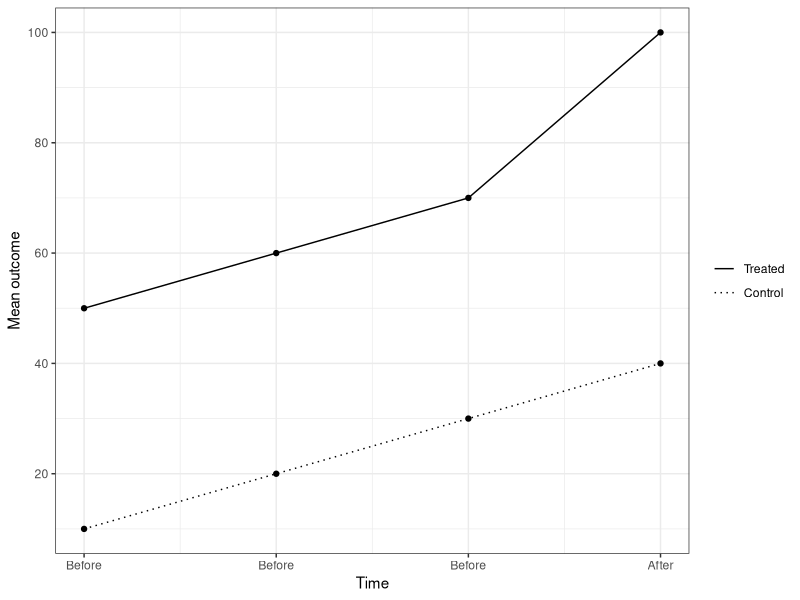

The R script that drew this image: (Note: this script raises an error after producing the figure.)
setwd(dirname(rstudioapi::getActiveDocumentContext()$path))

library(dplyr)
library(tidyverse)
library(magrittr)
library(pbapply)
library(parallel)
library(haven)

DID_data <- data.frame(mean_outcome = c(NA, NA, 70, 80,
                                        50, 60, 70, 100,
                                        10, 20, 30, 40),
                       Treatment = rep(x = c("Treated counterfactual trend", "Treated", "Control"), each = 4),
                       Period = rep(x = c(-1, 0, 1, 2), times = 3))
DID_data$Treatment <- factor(x =DID_data$Treatment,
                             levels = c("Treated", "Control", "Treated counterfactual trend"))

DID_plot <- ggplot(data = filter(.data = DID_data,
                                 Treatment != "Treated counterfactual trend"),
                      mapping = aes(x = Period,
                                    y = mean_outcome,
                                    group = Treatment)) +
  geom_point(data = subset(x = DID_data,
                           subset = Treatment %in% c("Treated",
                                                     "Control"))) +
  geom_line(mapping = aes(linetype = Treatment)) +
  scale_linetype_manual(values = c("solid", "dotted")) +
  xlab("Time") +
  ylab("Mean outcome") +
  scale_x_continuous(breaks = -1:2, labels = c("Before", "Before", "Before", "After")) +
  scale_y_continuous(breaks = c(0, 20, 40, 60, 80, 100)) +
  theme_bw() +
  theme(plot.title = element_text(hjust = 0.5),
        legend.title = element_blank(),
        legend.position = "right")

ggsave(plot = DID_pt_plot,
       file = "DID_pt_plot.pdf",
       width = 6,
       height = 4,
       units = "in",
       dpi = 600)

DID_pt_plot <- ggplot(data = DID_data,
                       mapping = aes(x = Period,
                                     y = mean_outcome,
                                     group = Treatment)) +
  geom_point(data = subset(x = DID_data,
                           subset = Treatment %in% c("Treated",
                                                     "Control"))) +
  geom_line(mapping = aes(linetype = Treatment)) +
  scale_linetype_manual(values = c("solid", "dotted", "dashed")) +
  xlab("Time") +
  ylab("Mean outcome") +
  scale_x_continuous(breaks = -1:2, labels = c("Before", "Before", "Before", "After")) +
  scale_y_continuous(breaks = c(0, 20, 40, 60, 80, 100)) +
  theme_bw() +
  theme(plot.title = element_text(hjust = 0.5),
        legend.title = element_blank(),
        legend.position = "right")

ggsave(plot = DID_pt_plot,
       file = "DID_pt_plot.pdf",
       width = 6,
       height = 4,
       units = "in",
       dpi = 600)


ATT <- exp(4) - exp(3.75)
round(x = ATT, digits = 2)
DID_est <- exp(4) - exp(3.5) - (exp(.76) - exp(.51))
round(x = DID_est, digits = 2)
ATT - DID_est


standard_scale_DID_data <- data.frame(mean_outcome = c(NA, NA, exp(3.5), exp(3.75),
                                                       exp(3), exp(3.25), exp(3.5), exp(4),
                                                       exp(.1), exp(.26), exp(.51), exp(.76)),
                                       Treatment = rep(x = c("Treated counterfactual trend", "Treated", "Control"), each = 4),
                                       Period = rep(x = c(-1, 0, 1, 2), times = 3))
standard_scale_DID_data$Treatment <- factor(x = standard_scale_DID_data$Treatment,
                                            levels = c("Treated", "Control", "Treated counterfactual trend"))

standard_scale_DID_plot <- ggplot(data = standard_scale_DID_data,
                             mapping = aes(x = Period,
                                           y = mean_outcome,
                                           group = Treatment)) +
  geom_point(data = subset(x = standard_scale_DID_data,
                           subset = Treatment %in% c("Treated",
                                                     "Control"))) +
  geom_line(mapping = aes(linetype = Treatment)) +
  scale_linetype_manual(values = c("solid", "dotted", "dashed")) +
  xlab("Time") +
  ylab("Mean outcome") +
  scale_x_continuous(breaks = -1:2, labels = c("Before", "Before", "Before", "After")) +
  scale_y_continuous(breaks = c(0, 20, 40, 60)) +
  theme_bw() +
  ggtitle(label = "Standard scale") +
  theme(plot.title = element_text(hjust = 0.5),
        legend.title = element_blank(),
        legend.position = "right")

#ggsave(plot = standard_scale_DID_plot,
#       file = "standard_scale_DID_plot.pdf",
#       width = 6,
#       height = 4,
#       units = "in",
#       dpi = 600)

log_scale_ATT <- log(exp(4)) - log(exp(3.75))
round(x = log_scale_ATT, digits = 2)
log_scale_DID_est <- log(exp(4)) - log(exp(3.5)) - (log(exp(.76)) - log(exp(.51)))
round(x = log_scale_DID_est, digits = 2)
log_scale_ATT - log_scale_DID_est

log_scale_DID_data <- data.frame(mean_outcome = c(NA, NA, log(exp(3.5)), log(exp(3.75)),
                                                  log(exp(3)), log(exp(3.25)), log(exp(3.5)), log(exp(4)),
                                                  log(exp(.1)), log(exp(.26)), log(exp(.51)), log(exp(.76))),
                                 Treatment = rep(x = c("Treated counterfactual trend", "Treated", "Control"), each = 4),
                                 Period = rep(x = c(-1, 0, 1, 2), times = 3))
log_scale_DID_data$Treatment <- factor(x = log_scale_DID_data$Treatment,
                                       levels = c("Treated", "Control", "Treated counterfactual trend"))

log_scale_DID_plot <- ggplot(data = log_scale_DID_data,
                             mapping = aes(x = Period,
                                           y = mean_outcome,
                                           group = Treatment)) +
  geom_point(data = subset(x = log_scale_DID_data,
                           subset = Treatment %in% c("Treated",
                                                     "Control"))) +
  geom_line(mapping = aes(linetype = Treatment)) +
  scale_linetype_manual(values = c("solid", "dotted", "dashed")) +
  xlab("Time") +
  ylab("Mean outcome") +
  scale_x_continuous(breaks = -1:2, labels = c("Before", "Before", "Before", "After")) +
  theme_bw() +
  ggtitle(label = "Log scale") +
  theme(plot.title = element_text(hjust = 0.5),
        legend.title = element_blank(),
        legend.position = "right")

#ggsave(plot = log_scale_DID_plot,
#       file = "log_scale_DID_plot.pdf",
#       width = 6,
#       height = 4,
#       units = "in",
#       dpi = 600)
